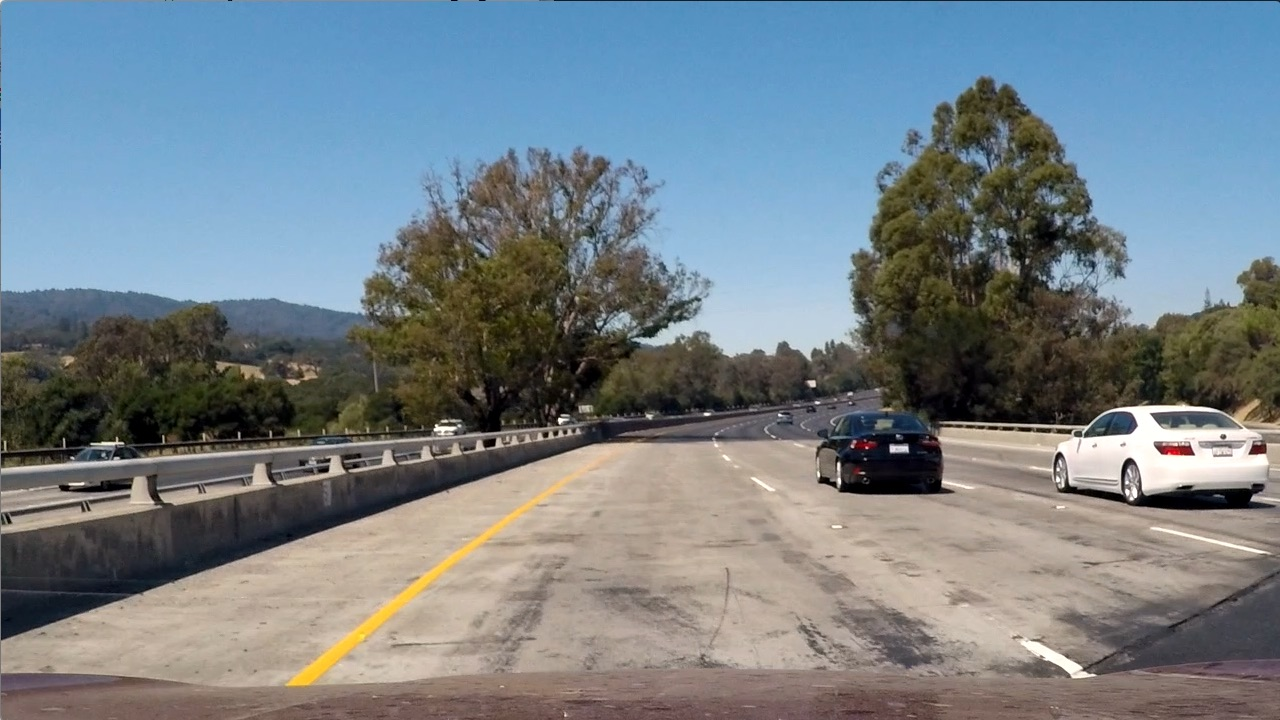
#> input picture test_images/test1.jpg, 1280 x 720 px; its folder holds only this picture in this run
$ python image_gen.py   (older library calls are emulated)
#> lines starting #> are read from the running program, lines starting #| are printed output that depends on the picture; after the words box and inside, x2 and y2 are one past the last pixel; in counts of white or black regions, pixels touching at a corner belong together
### tracker.py
import numpy as np
import cv2
class tracker():

	def __init__(self,Mywindow_width, Mywindow_height, Mymargin, My_ym = 1, My_xm = 1, Mysmooth_factor = 15):
		#list that stores all past center set values used for smoothing output
		self.recent_centers = []

		#the window pixel width of the center values, used to count pixels inside cetner windows, used to determine curve values
		self.window_width = Mywindow_width

		#the window pixel height of the center values, used to count pixels inside center windows to determine curve values
		# breaks the image into vertical levels
		self.window_height = Mywindow_height

		# the pixel distance in both directions to slide (left_window + right_window) template for searching
		self.margin = Mymargin

		self.ym_per_pix = My_ym #meters per pixel in vertical axis
		self.xm_per_pix = My_xm #meters per pixel in horizontal axis
		self.smooth_factor = Mysmooth_factor

	#the main tracking function for finding and storing lane segment positions
	def find_window_centroids(self, warped):
		window_width = self.window_width
		window_height = self.window_height
		margin = self.margin

		window_centroids = []
		window = np.ones(window_width)

		# Determine where the lanes begin by summing up a vertical image slice, then convolving that slice, and finally taking the max
		# We get our slices by taking the sum of the bottom fourth of the image
		l_sum = np.sum(warped[int(3*warped.shape[0]/4):,:int(warped.shape[1]/2)], axis=0)
		l_center = np.argmax(np.convolve(window,l_sum))-window_width/2
		r_sum = np.sum(warped[int(3*warped.shape[0]/4):,int(warped.shape[1]/2):], axis=0)
		r_center = np.argmax(np.convolve(window,r_sum))-window_width/2+int(warped.shape[1]/2)

		# Add the newly found centorid to our collection
		window_centroids.append((l_center,r_center))

		#go through each layer looking for max pixel locations
		for level in range(1,(int)(warped.shape[0]/window_height)):
			#convolve the window into the vertical slice of the image
			image_layer = np.sum(warped[int(warped.shape[0]-(level+1)*window_height):int(warped.shape[0]-level*window_height),:], axis=0)
			conv_signal = np.convolve(window, image_layer)
			#Use window_width/2 as offset because convolution signal reference is at right side of window, not center of window
			offset = window_width/2
			#Find the left center point. Begin the search by starting with the location of the last center point we found.
			l_min_index = int(max(l_center+offset-margin,0))
			l_max_index = int(min(l_center+offset+margin,warped.shape[1]))
			l_center = np.argmax(conv_signal[l_min_index:l_max_index])+l_min_index-offset
			#Find the right center point. Begin the search based on the location of the last r_center we found
			r_min_index = int(max(r_center+offset-margin,0))
			r_max_index = int(min(r_center+offset+margin,warped.shape[1]))
			r_center = np.argmax(conv_signal[r_min_index:r_max_index])+r_min_index-offset
			#Add what we found for that layer
			window_centroids.append((l_center,r_center))

		# Append the center points we just found so that we can smooth our results
		self.recent_centers.append(window_centroids)
		return np.average(self.recent_centers[-self.smooth_factor:], axis = 0) #perform the smoothing by taking the average of our recent center points

### image_gen.py
import numpy as np
import cv2
import pickle
import glob
from tracker import tracker

#read in the saved objpoints and imgpoints
dist_pickle = pickle.load( open( "camera_cal/calibration_pickle.p", "rb"))
#> (reads camera_cal/calibration_pickle.p from the repository)
mtx = dist_pickle["mtx"]
dist = dist_pickle["dist"]

# T H R E S H O L D I N G   F U N C T I O N S
def abs_sobel_thresh(img, orient='x', sobel_kernel=3, thresh=(0,255)):
	gray = cv2.cvtColor(img, cv2.COLOR_RGB2GRAY)
	if orient == 'x':
		abs_sobel = np.absolute(cv2.Sobel(gray,cv2.CV_64F, 1, 0))
	if orient == 'y':
		abs_sobel = np.absolute(cv2.Sobel(gray, cv2.CV_64F, 0, 1))
	scaled_sobel = np.uint8(255*abs_sobel/np.max(abs_sobel))
	binary_output = np.zeros_like(scaled_sobel)
	binary_output[(scaled_sobel >= thresh[0]) & (scaled_sobel <= thresh[1])] = 1
	return binary_output

def color_threshold(image, sthresh=(0,255), vthresh=(0,255)):
	hls = cv2.cvtColor(image, cv2.COLOR_RGB2HLS)
	s_channel = hls[:,:,2]
	s_binary = np.zeros_like(s_channel)
	s_binary [(s_channel >= sthresh[0]) & (s_channel <= sthresh[1])] = 1

	hsv = cv2.cvtColor(image, cv2.COLOR_RGB2HSV)
	v_channel = hsv[:,:,2]
	v_binary = np.zeros_like(v_channel)
	v_binary [(v_channel >= vthresh[0]) & (v_channel <= vthresh[1])] = 1

	output = np.zeros_like(s_channel)
	output[(s_binary == 1) & (v_binary == 1)] = 1
	return output

# Helper function for creating masks of the left and right centroids
def window_mask(width, height, img_ref, center, level):
	output = np.zeros_like(img_ref)
	output[int(img_ref.shape[0]-(level+1)*height):int(img_ref.shape[0]-level*height),max(0,int(center-width)):min(int(center*width),img_ref.shape[1])] = 1
	return output

# Make a list of test images
images = glob.glob('./test_images/test*.jpg')

for idx, fname in enumerate(images):
	#read in image
	img = cv2.imread(fname)
#> img is the input picture: shape (720, 1280, 3); mean B, G, R 135.5, 128.7, 117.5
	#undistort the image using the mtx and dist we found in cam_cal.py
	img = cv2.undistort(img, mtx, dist, None, mtx)

	#process image and generate binary pixel of interest
	preprocessImage = np.zeros_like(img[:,:,0])
	gradx = abs_sobel_thresh(img, orient='x', thresh=(12,255))
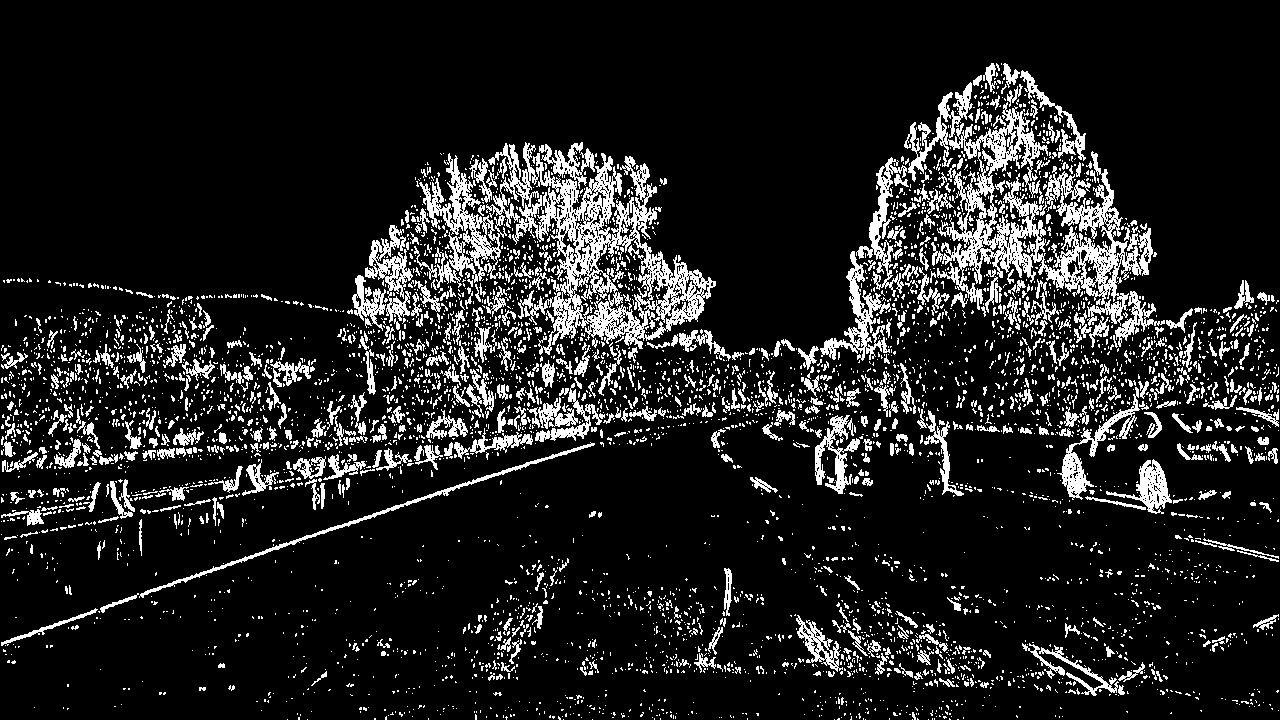
#> gradx: shape (720, 1280); values 0 (black) and 1 (white), 12.7% white in thin lines or dots
	grady = abs_sobel_thresh(img, orient='y', thresh=(25,255))
#> grady: shape (720, 1280); values 0 (black) and 1 (white), 8.2% white; 3797 white regions (3378 under 20 px), largest, box (x1, y1, x2, y2) and area: (0, 395, 880, 646) 15295, (931, 400, 1280, 447) 3945, (0, 449, 393, 541) 3928
	c_binary = color_threshold(img, sthresh=(100,255), vthresh=(50,255))
#> in color_threshold, `hls = cv2.cvtColor(image, cv2.COLOR_RGB2HLS)`: hls: shape (720, 1280, 3); mean of channels 0, 1, 2 68.6, 128, 74
#> in color_threshold, `hsv = cv2.cvtColor(image, cv2.COLOR_RGB2HSV)`: hsv: shape (720, 1280, 3); mean H, S, V 68.6, 76.4, 150.4
#> c_binary: shape (720, 1280); values 0 (black) and 1 (white), 34.4% white; 520 white regions (440 under 20 px), largest, box (x1, y1, x2, y2) and area: (0, 0, 1280, 312) 289523, (1069, 407, 1280, 495) 7454, (265, 446, 622, 703) 6332
	preprocessImage[((gradx==1) & (grady == 1) | (c_binary == 1) )] = 255

	# Get source and destination points for the image transform, and then warpPerspective to get a birds eye view of the road
	img_size = (img.shape[1], img.shape[0])
#> img_size = (1280, 720)
	bot_width = .76
	mid_width = .08
	height_pct = .62
	bottom_trim = .935
	src = np.float32([[img.shape[1]*(.5-mid_width/2),img.shape[0]*height_pct],
						[img.shape[1]*(.5+mid_width/2), img.shape[0]*height_pct],
						[img.shape[1]*(.5+bot_width/2),img.shape[0]*bottom_trim],
						[img.shape[1]*(.5-bot_width/2),img.shape[0]*bottom_trim]])
	offset = img_size[0]*.25
#> offset = 320
	dst = np.float32([[offset,0],
					 [img_size[0]-offset, 0],
					 [img_size[0]-offset, img_size[1]],
					 [offset,img_size[1]]])

	M = cv2.getPerspectiveTransform(src,dst)
	Minv = cv2.getPerspectiveTransform(dst,src)
	warped = cv2.warpPerspective(preprocessImage,M,img_size,flags=cv2.INTER_LINEAR)
#> preprocessImage: shape (720, 1280); 38% white; 4774 white regions (4418 under 20 px), largest, box (x1, y1, x2, y2) and area: (0, 0, 1280, 312) 290542, (1065, 401, 1280, 514) 9499, (264, 446, 622, 703) 6341

	# Find The center points of each lane
	window_width = 25
	window_height = 80
	#Set up overall class to do all the tracking
	curve_centers = tracker(Mywindow_width = window_width, Mywindow_height = window_height, Mymargin = 25, My_ym = 10/720, My_xm = 4/384, Mysmooth_factor = 15)

	window_centroids = curve_centers.find_window_centroids(warped)

	l_points = np.zeros_like(warped)
	r_points = np.zeros_like(warped)
	leftx = []
	rightx = []

	for level in range(0,len(window_centroids)):
		leftx.append(window_centroids[level][0])
		rightx.append(window_centroids[level][1])
		l_mask = window_mask(window_width, window_height, warped, window_centroids[level][0], level)
		r_mask = window_mask(window_width, window_height,warped,window_centroids[level][1], level)

		l_points[(l_points == 255) | ((l_mask == 1))] = 255
		r_points[(r_points == 255) | ((r_mask == 1))] = 255
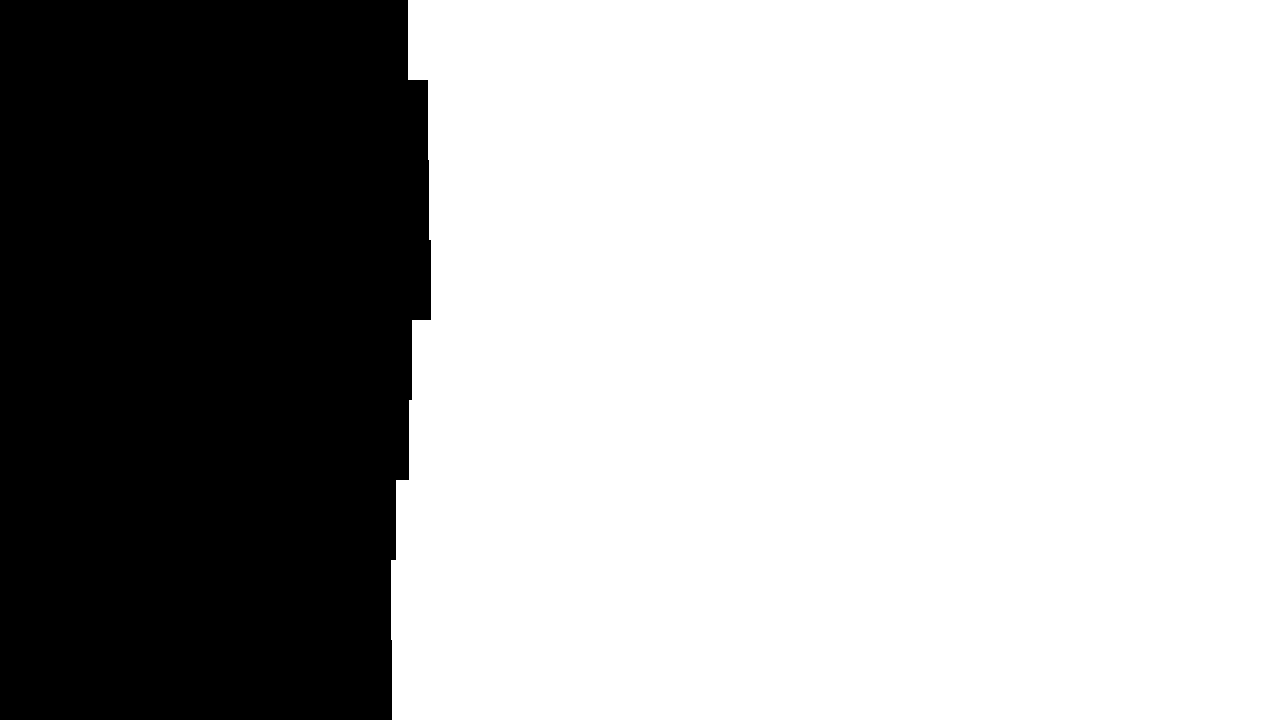
#> l_points: shape (720, 1280); 67.9% white; 1 black region, box (x1, y1, x2, y2) and area: (0, 0, 431, 720) 295680
#> r_points: shape (720, 1280); 25.9% white; 1 white region, box (x1, y1, x2, y2) and area: (905, 0, 1280, 720) 238560

	template = np.array(r_points+l_points,np.uint8)
	zero_channel = np.zeros_like(template)
	template = np.array(cv2.merge((zero_channel,template,zero_channel)),np.uint8)
	warpage = np.array(cv2.merge((warped,warped,warped)),np.uint8)
	result = cv2.addWeighted(warpage,1,template,0.5,0.0)

	yvals = range(0,warped.shape[0])

	res_yvals = np.arange(warped.shape[0]-(window_height/2),0,-window_height)

	# Fit a 2d polynomial to the results we've found for each lane
	left_fit = np.polyfit(res_yvals,leftx, 2)
#> left_fit = [-0.000167, 0.0654, 441.4]
	left_fitx = left_fit[0]*yvals*yvals + left_fit[1]*yvals + left_fit[2]
	left_fitx = np.array(left_fitx, np.int32)

	right_fit = np.polyfit(res_yvals, rightx, 2)
#> right_fit = [-0.00029, 0.0971, 989.1]
	right_fitx = right_fit[0]*yvals*yvals + right_fit[1]*yvals + right_fit[2]
	right_fitx = np.array(right_fitx, np.int32)

	left_lane = np.array(list(zip(np.concatenate((left_fitx-window_width/2,left_fitx[::-1]+window_width/2), axis=0),np.concatenate((yvals, yvals[::-1]),axis=0))),np.int32)
	right_lane = np.array(list(zip(np.concatenate((right_fitx-window_width/2,right_fitx[::-1]+window_width/2), axis=0),np.concatenate((yvals, yvals[::-1]),axis=0))),np.int32)
	middle_marker = np.array(list(zip(np.concatenate((right_fitx-window_width/2,right_fitx[::-1]+window_width/2), axis=0),np.concatenate((yvals, yvals[::-1]),axis=0))),np.int32)

	# Draw the lanes on the image
	road = np.zeros_like(img)
	road_bkg = np.zeros_like(img)
	cv2.fillPoly(road,[left_lane], color=[255,0,0])
	cv2.fillPoly(road,[right_lane],color=[0,0,255])
#> road: shape (720, 1280, 3); mean of channels 0, 1, 2 5.2, 0, 5.2
	cv2.fillPoly(road_bkg,[left_lane],color=[255,255,255])
#> road_bkg: shape (720, 1280, 3); 2% white; 1 white region, box (x1, y1, x2, y2) and area: (389, 0, 460, 720) 18720
	cv2.fillPoly(road_bkg, [right_lane], color=[255,255,255])
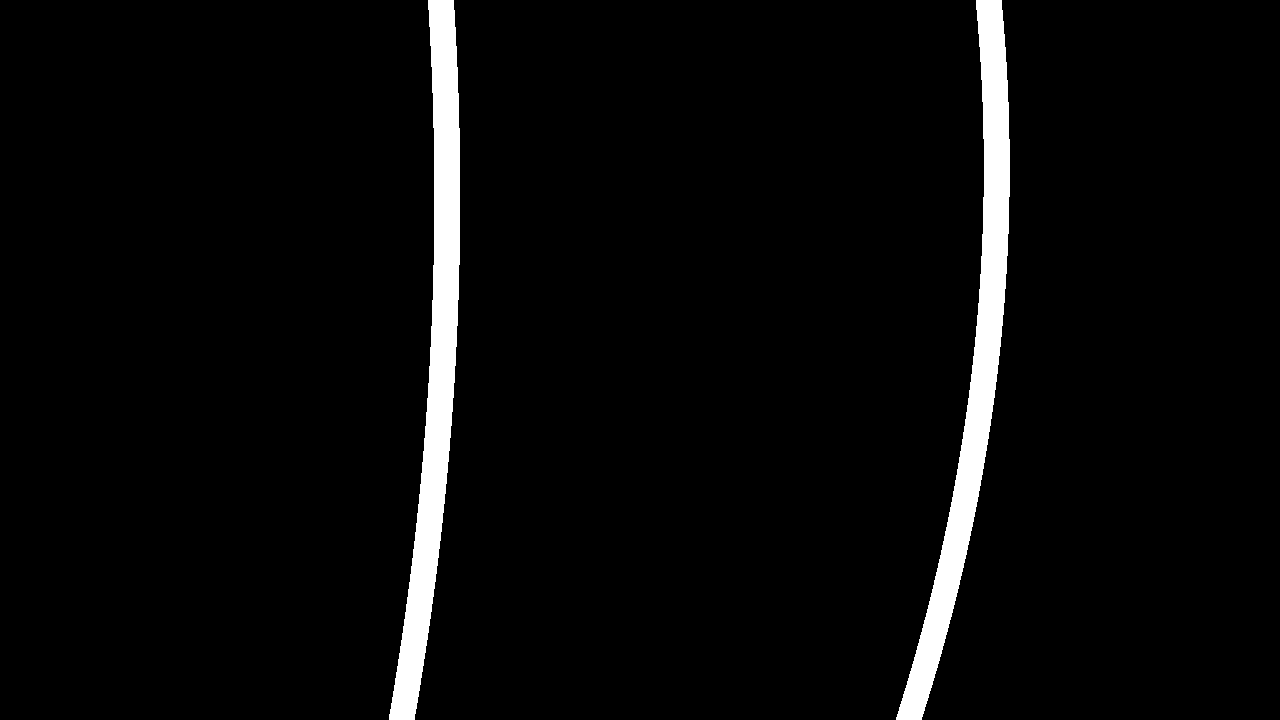
#> road_bkg: shape (720, 1280, 3); 4.1% white; 2 white regions, box (x1, y1, x2, y2) and area: (389, 0, 460, 720) 18720, (896, 0, 1010, 720) 18720

	# Inverse warp the lane lines so they fit back onto the original image
	road_warped = cv2.warpPerspective(road,Minv,img_size,flags=cv2.INTER_LINEAR)
	road_warped_bkg = cv2.warpPerspective(road_bkg,Minv,img_size,flags=cv2.INTER_LINEAR)

	base = cv2.addWeighted(img, 1.0, road_warped_bkg, -1.0, 0.0)
	result = cv2.addWeighted(base, 1.0, road_warped, 1.0, 0.0)

	#Calculate current radius and positioning
	ym_per_pix = curve_centers.ym_per_pix
	xm_per_pix = curve_centers.xm_per_pix

	curve_fit_cr = np.polyfit(np.array(res_yvals,np.float32)*ym_per_pix, np.array(leftx,np.float32)*xm_per_pix, 2)
#> curve_fit_cr = [-0.00901, 0.049, 4.6]
	curverad = ((1+ (2*curve_fit_cr[0]*yvals[-1]*ym_per_pix + curve_fit_cr[1])**2)**1.5) /np.absolute(2*curve_fit_cr[0])
#> curverad = 56.91

	camera_center = (left_fitx[-1] + right_fitx[-1])/2
#> camera_center = 655.5
	center_diff = (camera_center-warped.shape[1]/2)*xm_per_pix
#> center_diff = 0.161
	side_pos = 'left'
	if center_diff <= 0:
		side_pos = 'right'


	cv2.putText(result,'Radius of Curvature = ' +str(round(curverad,3))+'(m)', (50,50), cv2.FONT_HERSHEY_SIMPLEX, 1, (255,255,255),2)
	cv2.putText(result,'Vehicle is '+str(abs(round(center_diff,3)))+'m '+side_pos+' of center', (50,100), cv2.FONT_HERSHEY_SIMPLEX, 1,(255,255,255),2)
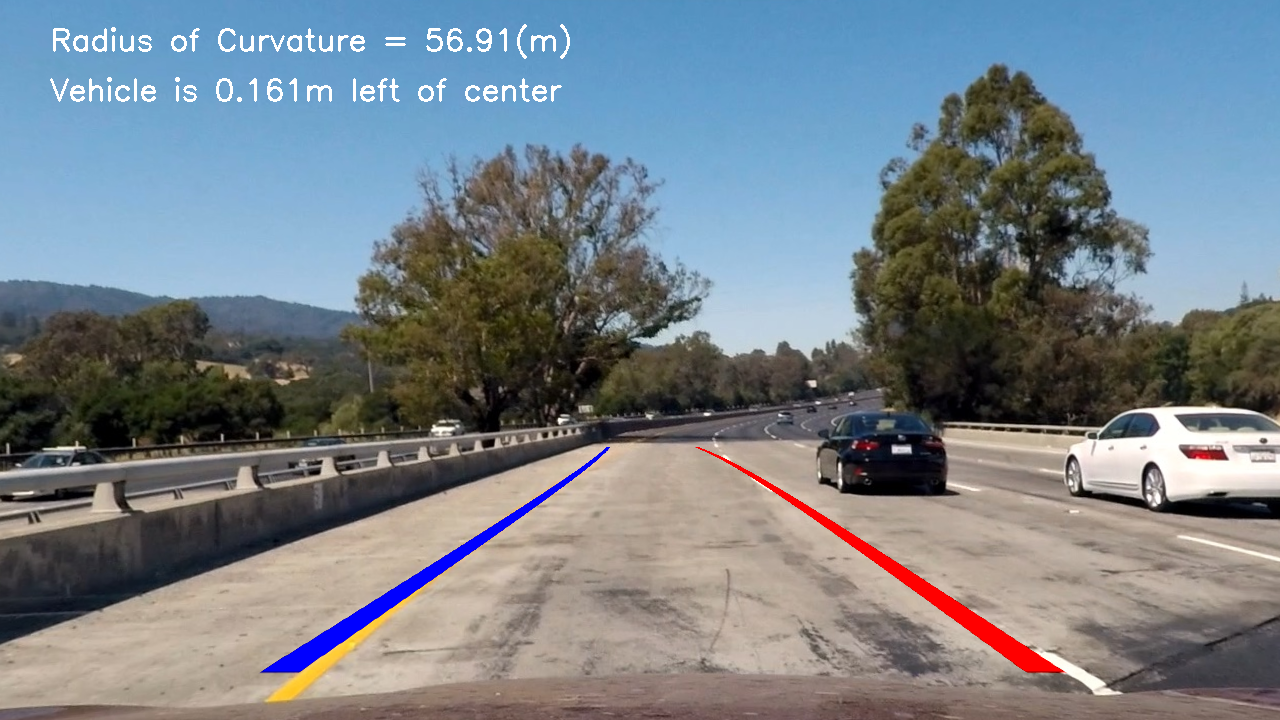
#> result: shape (720, 1280, 3); mean B, G, R 136.3, 128.7, 119.4

	#Output the resulting image
	write_name = './test_images/result' + str(idx) + '.jpg'
	cv2.imwrite(write_name, result)
